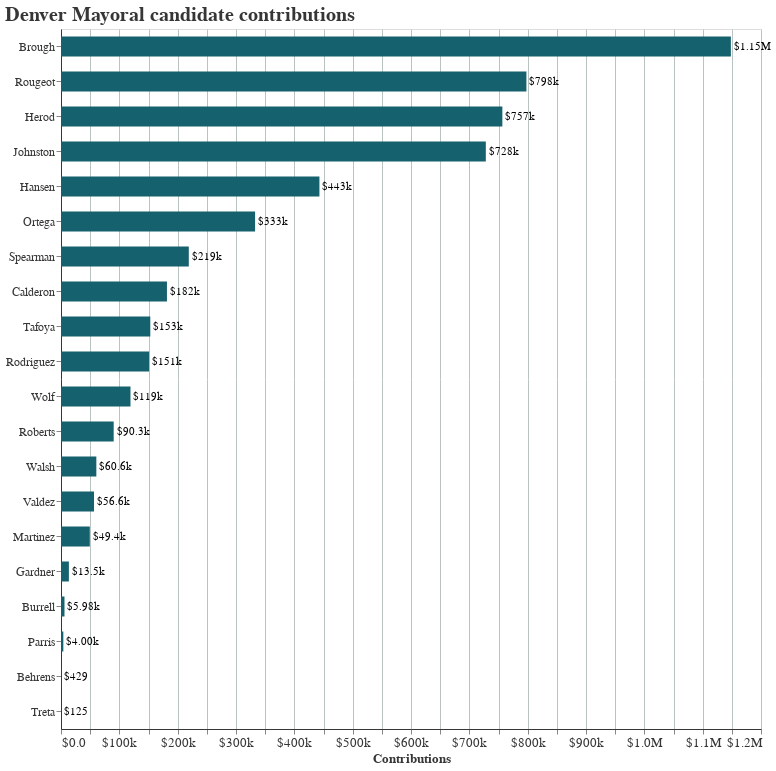

Here is the notebook cell this chart was saved with:
### Code cell
recipient_totals["last_name"] = recipient_totals["recipientName"].apply(lambda x: x.split(" ")[-1])

bars = alt.Chart(recipient_totals).mark_bar().encode(
    x=alt.X('amount', axis=alt.Axis(format='$.2s', title='Contributions')),
    y=alt.Y('last_name', axis=alt.Axis(title='', labelFontSize=12, labelPadding=2), sort='-x'),
)

text = bars.mark_text(
    align='left',
    baseline='middle',
    dx=3  # Nudges text to right so it doesn't appear on top of the bar
).encode(
    text=alt.Text( 'amount:Q', format='$.3s'),
)


(bars + text).properties(
    title={
        "text":"Denver Mayoral candidate contributions",
#         "subtitle":"Cash raised as of March 12, 2023"
    },
    height=700,
    width=700
)

### Figure 1 — Vega-Lite specification as saved in the notebook (floating-point values rounded to 4 significant figures)
{"width": 700, "config": {"arc": {"fill": "#15616D"}, "area": {"fill": "#15616D"}, "bar": {"size": 20, "binSpacing": 10, "continuousBandSize": 5, "fill": "#15616D", "stroke": false}, "circle": {"fill": "#15616D", "stroke": "#363636", "strokeWidth": 0.5}, "line": {"stroke": "#15616D"}, "path": {"stroke": "#15616D"}, "point": {"stroke": "#15616D"}, "rect": {"fill": "#15616D"}, "shape": {"stroke": "#15616D"}, "symbol": {"fill": "#15616D"}, "title": {"font": "Roboto Mono", "color": "#363636", "fontSize": 20.0, "anchor": "start"}, "axis": {"titleFont": "Roboto Mono", "titleColor": "#363636", "titleFontSize": 12.8, "labelFont": "Roboto Mono", "labelColor": "#363636", "labelFontSize": 12.8, "gridColor": "#b9c4c1", "domainColor": "#363636"}, "header": {"labelFont": "Roboto Mono", "titleFont": "Roboto Mono", "labelFontSize": 16, "titleFontSize": 16}, "legend": {"titleFont": "Roboto Mono", "titleColor": "#363636", "titleFontSize": 12.8, "labelFont": "Roboto Mono", "labelColor": "#363636", "labelFontSize": 12.8}, "range": {"category": ["#001524", "#15616D", "#ACBDBA", "#FF7D00", "#78290F"], "diverging": ["#850018", "#cd1549", "#f6618d", "#fbafc4", "#f5f5f5", "#93c5fe", "#5091e6", "#1d5ebd", "#002f84"], "heatmap": ["#ffb5d4", "#ff97b8", "#ff7499", "#fc4c78", "#ec245f", "#d2004b", "#b10034", "#91001f", "#720008"], "ramp": ["#ffb5d4", "#ff97b8", "#ff7499", "#fc4c78", "#ec245f", "#d2004b", "#b10034", "#91001f", "#720008"], "ordinal": ["#ffb5d4", "#ff97b8", "#ff7499", "#fc4c78", "#ec245f", "#d2004b", "#b10034", "#91001f", "#720008"]}}, "layer": [{"mark": "bar", "encoding": {"x": {"axis": {"format": "$.2s", "title": "Contributions"}, "field": "amount", "type": "quantitative"}, "y": {"axis": {"labelFontSize": 12, "labelPadding": 2, "title": ""}, "field": "last_name", "sort": "-x", "type": "nominal"}}}, {"mark": {"type": "text", "align": "left", "baseline": "middle", "dx": 3}, "encoding": {"text": {"field": "amount", "format": "$.3s", "type": "quantitative"}, "x": {"axis": {"format": "$.2s", "title": "Contributions"}, "field": "amount", "type": "quantitative"}, "y": {"axis": {"labelFontSize": 12, "labelPadding": 2, "title": ""}, "field": "last_name", "sort": "-x", "type": "nominal"}}}], "data": {"name": "data-ded817ea127b1f0ca6708cdd4660c3a1"}, "height": 700, "title": {"text": "Denver Mayoral candidate contributions"}, "$schema": "https://vega.github.io/schema/vega-lite/v4.17.0.json", "datasets": {"data-ded817ea127b1f0ca6708cdd4660c3a1": [{"recipientName": "Al Gardner", "amount": 13500.0, "last_name": "Gardner"}, {"recipientName": "Alex Valdez", "amount": 56600.0, "last_name": "Valdez"}, {"recipientName": "Andre Rougeot", "amount": 797900.0, "last_name": "Rougeot"}, {"recipientName": "Anna Burrell", "amount": 5984.0, "last_name": "Burrell"}, {"recipientName": "Aurelio Martinez", "amount": 49380.0, "last_name": "Martinez"}, {"recipientName": "Chris Hansen", "amount": 443000.0, "last_name": "Hansen"}, {"recipientName": "Deborah Ortega", "amount": 332700.0, "last_name": "Ortega"}, {"recipientName": "Ean Tafoya", "amount": 153100.0, "last_name": "Tafoya"}, {"recipientName": "James Walsh", "amount": 60580.0, "last_name": "Walsh"}, {"recipientName": "Jesse Parris", "amount": 4003.0, "last_name": "Parris"}, {"recipientName": "Kelly Brough", "amount": 1148000.0, "last_name": "Brough"}, {"recipientName": "Kwame Spearman", "amount": 219100.0, "last_name": "Spearman"}, {"recipientName": "Leslie Herod", "amount": 756600.0, "last_name": "Herod"}, {"recipientName": "Lisa Calderon", "amount": 181600.0, "last_name": "Calderon"}, {"recipientName": "Mike Johnston", "amount": 728200.0, "last_name": "Johnston"}, {"recipientName": "Renate Behrens", "amount": 429.0, "last_name": "Behrens"}, {"recipientName": "Robert Treta", "amount": 125.0, "last_name": "Treta"}, {"recipientName": "Terrance Roberts", "amount": 90320.0, "last_name": "Roberts"}, {"recipientName": "Thomas Wolf", "amount": 119100.0, "last_name": "Wolf"}, {"recipientName": "Trinidad Rodriguez", "amount": 151000.0, "last_name": "Rodriguez"}]}}
